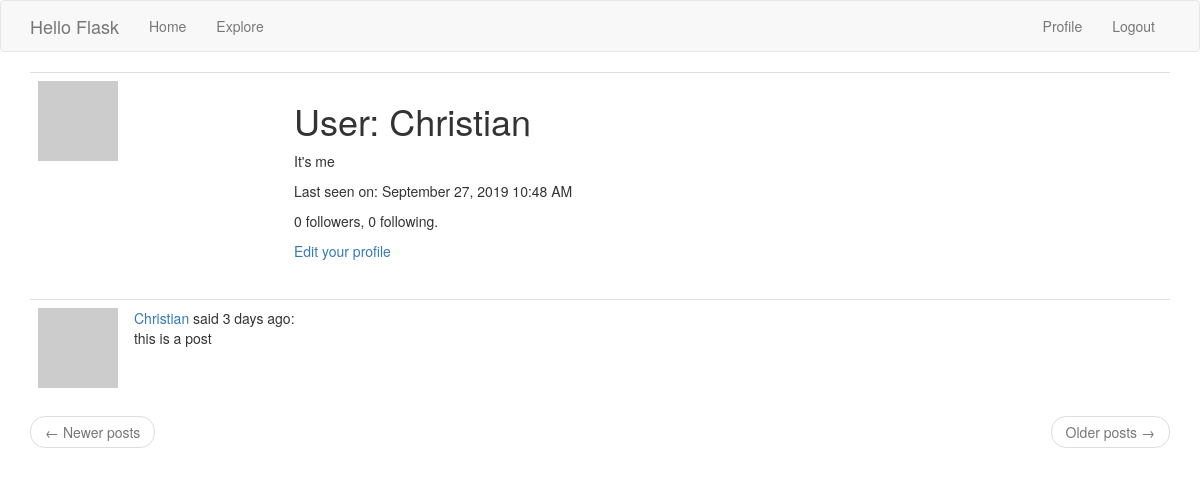
Page /user/Christian (signed in) on the earlier database version.
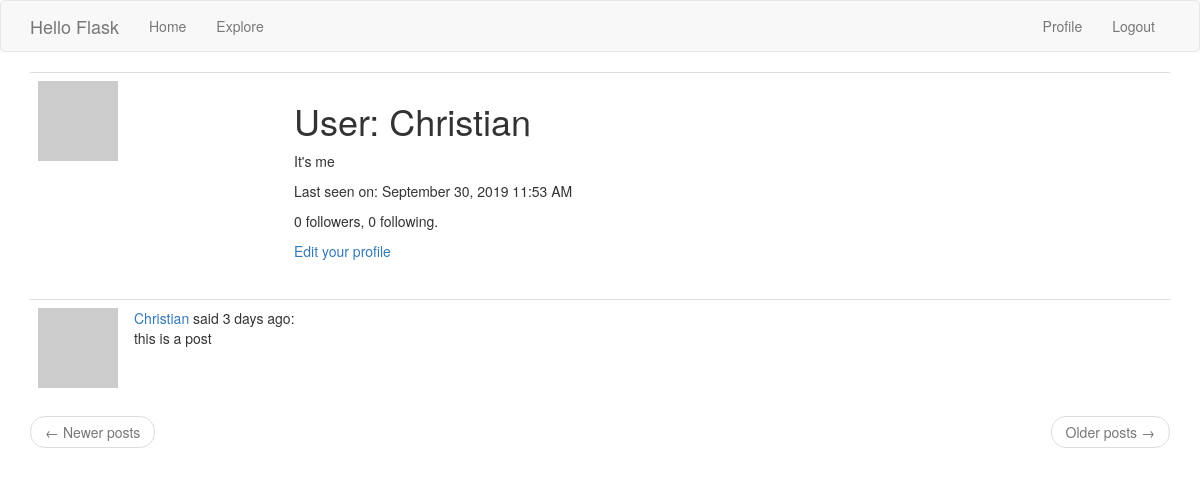
Same page on the later database version.
### app/models.py (models this page shows, shortened)
class User(UserMixin, db.Model):
    id = db.Column(db.Integer, primary_key=True)
    username = db.Column(db.String(64), index=True, unique=True)
    email = db.Column(db.String(120), index=True, unique=True)
    password_hash = db.Column(db.String(128))
    posts = db.relationship('Post', backref='author', lazy='dynamic')
    about_me = db.Column(db.String(140))
    last_seen = db.Column(db.DateTime, default=datetime.utcnow)
    followed = db.relationship(
        'User', secondary=followers,
        primaryjoin=(followers.c.follower_id == id),
        secondaryjoin=(followers.c.followed_id == id),
        backref=db.backref('followers', lazy='dynamic'),
        lazy='dynamic')
    def avatar(self, size):
        digest = md5(self.email.lower().encode('utf-8')).hexdigest()
        return 'https://www.gravatar.com/avatar/{}?d=identicon&s={}'.format(
            digest, size)

### app/routes.py (the view)
@app.route('/user/<username>')
@login_required
def user(username):
    user = User.query.filter_by(username=username).first_or_404()
    posts = current_user.posts.all()
    return render_template('user.html', user=user, posts=posts)

### app/models.py (called while the page is built)
@login.user_loader
def load_user(id):
    return User.query.get(int(id))

### app/routes.py (called while the page is built)
@app.before_request
def before_request():
    if current_user.is_authenticated:
        current_user.last_seen = datetime.utcnow()
        db.session.commit()

### app/templates/user.html
{% extends "base.html" %}
{% block app_content %}
    <table class="table table-hover">
        <tr>
            <td width="256px"><img src="{{ user.avatar(256) }}"></td>
            <td>
                <h1>User: {{ user.username }}</h1>
                {% if user.about_me %}<p>{{ user.about_me }}</p>{% endif %}
                {% if user.last_seen %}<p>Last seen on: {{ moment(user.last_seen).format('LLL') }}</p>{% endif %}
                <p>{{ user.followers.count() }} followers, {{ user.followed.count() }} following.</p>
                {% if user == current_user %}
                <p><a href="{{ url_for('edit_profile') }}">Edit your profile</a></p>
                {% elif not current_user.is_following(user) %}
                <p><a href="{{ url_for('follow', username=user.username) }}">Follow</a></p>
                {% else %}
                <p><a href="{{ url_for('unfollow', username=user.username) }}">Unfollow</a></p>
                {% endif %}
            </td>
        </tr>
    </table>
    {% for post in posts %}
        {% include '_post.html' %}
    {% endfor %}
    <nav aria-label="...">
        <ul class="pager">
            <li class="previous{% if not prev_url %} disabled{% endif %}">
                <a href="{{ prev_url or '#' }}">
                    <span aria-hidden="true">&larr;</span> Newer posts
                </a>
            </li>
            <li class="next{% if not next_url %} disabled{% endif %}">
                <a href="{{ next_url or '#' }}">
                    Older posts <span aria-hidden="true">&rarr;</span>
                </a>
            </li>
        </ul>
    </nav>
{% endblock %}

Differences in the rows shown:
changed User "Christian": last_seen "September 27, 2019 10:48 AM" → "September 30, 2019 11:53 AM"
